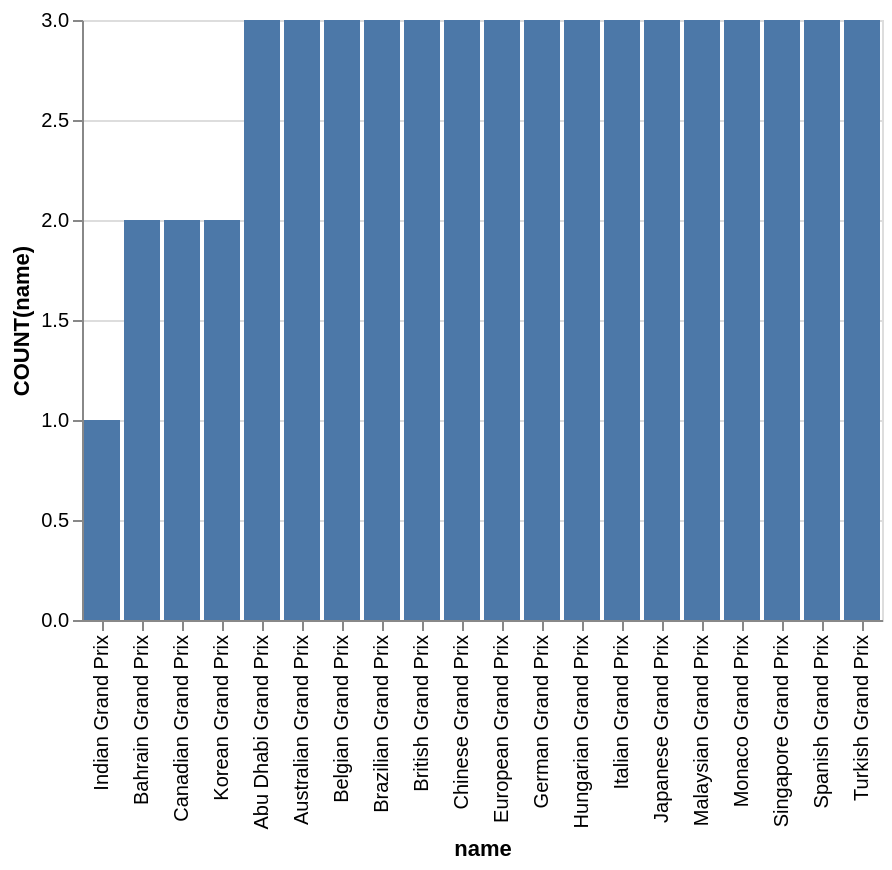

Express this chart as Vega-Lite.
### Vega-Lite specification from a JSON file in a GitHub repository (floating-point values rounded to 4 significant figures)
{"data": {"values": [{"x_data": "Abu Dhabi Grand Prix", "y_data": 3}, {"x_data": "Australian Grand Prix", "y_data": 3}, {"x_data": "Bahrain Grand Prix", "y_data": 2}, {"x_data": "Belgian Grand Prix", "y_data": 3}, {"x_data": "Brazilian Grand Prix", "y_data": 3}, {"x_data": "British Grand Prix", "y_data": 3}, {"x_data": "Canadian Grand Prix", "y_data": 2}, {"x_data": "Chinese Grand Prix", "y_data": 3}, {"x_data": "European Grand Prix", "y_data": 3}, {"x_data": "German Grand Prix", "y_data": 3}, {"x_data": "Hungarian Grand Prix", "y_data": 3}, {"x_data": "Indian Grand Prix", "y_data": 1}, {"x_data": "Italian Grand Prix", "y_data": 3}, {"x_data": "Japanese Grand Prix", "y_data": 3}, {"x_data": "Korean Grand Prix", "y_data": 2}, {"x_data": "Malaysian Grand Prix", "y_data": 3}, {"x_data": "Monaco Grand Prix", "y_data": 3}, {"x_data": "Singapore Grand Prix", "y_data": 3}, {"x_data": "Spanish Grand Prix", "y_data": 3}, {"x_data": "Turkish Grand Prix", "y_data": 3}]}, "mark": "bar", "encoding": {"x": {"field": "x_data", "type": "nominal", "title": "name", "sort": {"op": "sum", "field": "y_data", "order": "ascending"}}, "y": {"field": "y_data", "type": "quantitative", "title": "COUNT(name)"}}}
